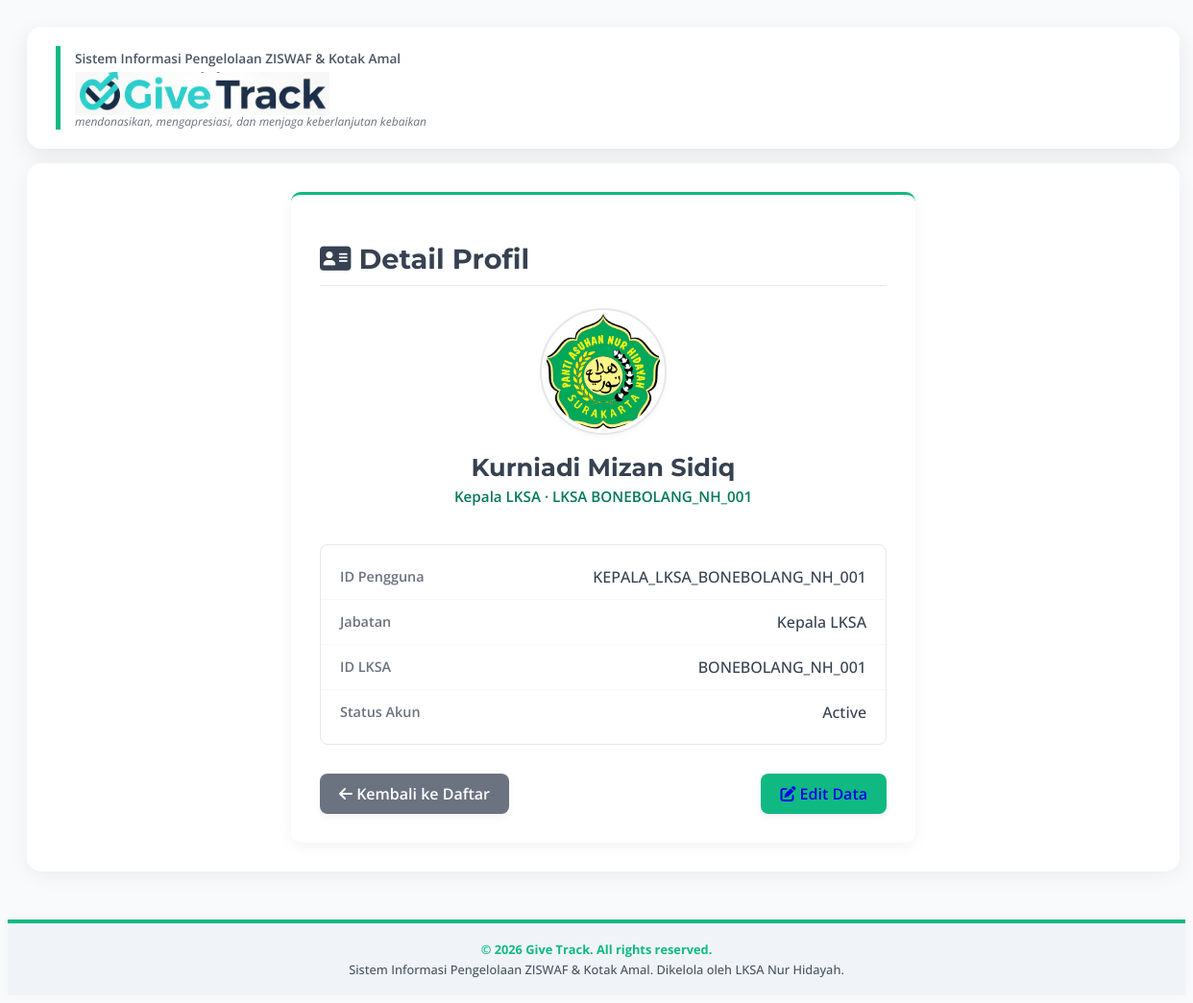
/pages/detail_pengguna.php?id=KEPALA_LKSA_BONEBOLANG_NH_001 (signed in), run on the app's committed database.
### tables this page shows
CREATE TABLE `user` (
  `Id_user` varchar(30) NOT NULL,
  `Nama_User` varchar(100) NOT NULL,
  `Password` varchar(255) NOT NULL COMMENT 'Untuk menyimpan password yang di-hash',
  `Jabatan` varchar(50) NOT NULL,
  `Id_lksa` varchar(25) NOT NULL,
  `Foto` varchar(255) DEFAULT NULL,
  `Status` enum('Active','Archived') NOT NULL DEFAULT 'Active'
);

### pages/detail_pengguna.php (the view, shortened to what this page needs)
<?php
include '../config/database.php';
$id_user_to_view = $_GET['id'] ?? '';
$sql = "SELECT * FROM User WHERE Id_user = ?";
$stmt = $conn->prepare($sql);
$stmt->bind_param("s", $id_user_to_view);
$stmt->execute();
$result = $stmt->get_result();
$data_user = $result->fetch_assoc();
include '../includes/header.php';
?>
<div class="detail-container">
    <h1><i class="fas fa-address-card" style="color: var(--primary-text);"></i> Detail Profil</h1>
    <div class="profile-display">
        <img src="<?php echo htmlspecialchars($foto_path); ?>" alt="Foto Profil">
        <p class="name"><?php echo htmlspecialchars($data_user['Nama_User']); ?></p>
        <p class="job-lksa"><?php echo htmlspecialchars($data_user['Jabatan']); ?> &middot; LKSA <?php echo htmlspecialchars($data_user['Id_lksa']); ?></p>
    </div>
    <div class="data-section">
        <div class="data-row">
            <span class="data-label">ID Pengguna</span>
            <span class="data-value"><?php echo htmlspecialchars($data_user['Id_user']); ?></span>
        </div>
        <div class="data-row">
            <span class="data-label">Jabatan</span>
            <span class="data-value"><?php echo htmlspecialchars($data_user['Jabatan']); ?></span>
        </div>
        <div class="data-row">
            <span class="data-label">ID LKSA</span>
            <span class="data-value"><?php echo htmlspecialchars($data_user['Id_lksa']); ?></span>
        </div>
        <div class="data-row">
            <span class="data-label">Status Akun</span>
            <span class="data-value"><?php echo htmlspecialchars($data_user['Status']); ?></span>
        </div>
    </div>
    <div class="form-actions" style="justify-content: space-between; margin-top: 30px; display: flex;">
        <a href="users.php" class="btn btn-cancel"><i class="fas fa-arrow-left"></i> Kembali ke Daftar</a>
        <a href="edit_pengguna.php?id=<?php echo htmlspecialchars($data_user['Id_user']); ?>"
           class="btn btn-edit-data">
            <i class="fas fa-edit"></i> Edit Data
        </a>
    </div>
</div>
<?php
include '../includes/footer.php';
?>

### includes/header.php (style rules this page uses)
:root { --primary-color: #1F2937; --secondary-color: #10B981; --tertiary-color: #F9FAFB; --text-dark: #1F2937; --text-light: #fff; --bg-light: #F9FAFB; --border-color: #E5E7EB; --form-bg: #FFFFFF; }
body { font-family: 'Open Sans', sans-serif; background-color: var(--bg-light); background-size: cover; background-position: center; background-attachment: fixed; color: var(--text-dark); min-height: 100vh; overflow-x: hidden; }
.btn { padding: 10px 20px; border: none; cursor: pointer; text-decoration: none; border-radius: 8px; font-weight: 600; transition: transform 0.2s, box-shadow 0.2s; display: inline-block; box-shadow: 0 3px 8px rgba(0, 0, 0, 0.05); }
.btn-cancel { background: #6B7280; color: white; }
.form-actions { display: flex; gap: 10px; justify-content: flex-end; margin-top: 25px; }

### pages/detail_pengguna.php (style rules this page uses)
:root { --primary-text: #374151; --accent-soft: #10B981; --edit-btn-color: #10B981; --border-color: #E5E7EB; --bg-light: #F9FAFB; --job-color: #047857; }
.detail-container { max-width: 650px; margin: 0 auto; padding: 30px; background-color: #fff; border-radius: 10px; box-shadow: 0 4px 15px rgba(0, 0, 0, 0.05); border-top: 3px solid var(--accent-soft); width: 100%; box-sizing: border-box; }
.detail-container h1 { font-family: 'Montserrat', sans-serif; font-size: 1.8em; font-weight: 700; color: var(--primary-text); margin-bottom: 25px; text-align: left; border-bottom: 1px solid var(--border-color); padding-bottom: 10px; }
.profile-display { text-align: center; margin-bottom: 40px; }
.profile-display img { width: 120px; height: 120px; object-fit: cover; border-radius: 50%; border: 4px solid white; outline: 2px solid var(--border-color); box-shadow: 0 2px 10px rgba(0, 0, 0, 0.05); margin-bottom: 15px; transition: transform 0.3s; }
.profile-display p.name { font-family: 'Montserrat', sans-serif; font-size: 1.6em; font-weight: 700; color: var(--primary-text); margin: 0 0 5px 0; }
.profile-display p.job-lksa { color: var(--job-color); font-weight: 600; font-size: 0.95em; margin: 0; }
.data-section { border: 1px solid var(--border-color); border-radius: 8px; padding: 10px 0; }
.data-row { display: flex; justify-content: space-between; padding: 12px 20px; border-bottom: 1px solid #F7F7F7; align-items: center; }
.data-row:last-child { border-bottom: none; }
.data-label { font-weight: 600; color: #6B7280; font-size: 0.9em; }
.data-value { font-weight: 500; color: var(--primary-text); font-size: 1.0em; text-align: right; }
.btn-edit-data { background-color: var(--edit-btn-color); }
.btn-cancel { background-color: #6B7280; }

### data on the page
user: Nama_User "Kurniadi Mizan Sidiq", Jabatan "Kepala LKSA", Id_lksa "BONEBOLANG_NH_001", Id_user "KEPALA_LKSA_BONEBOLANG_NH_001", Status "Active"
